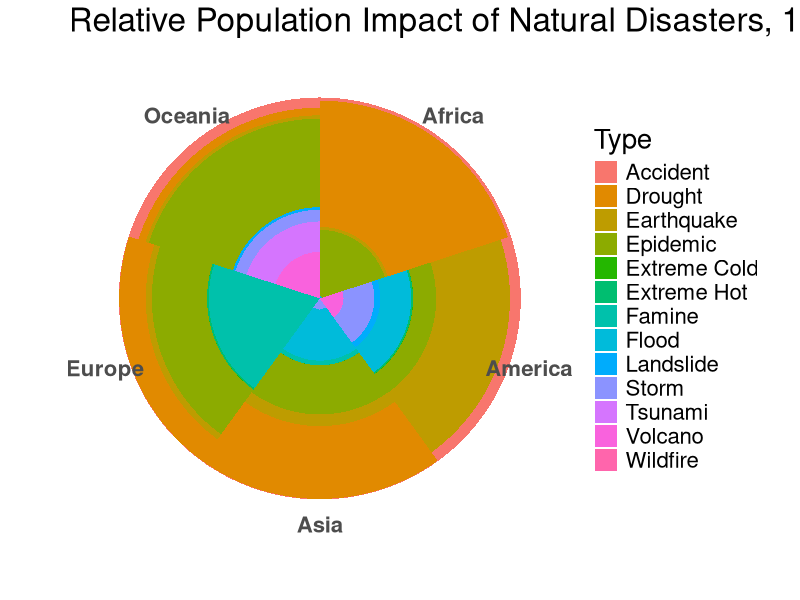

Generate this figure with R:
# Load some of the libs we'll be using for processing and visualization
library(dplyr)
library(ggplot2)

# Load in the provided disaster dataset
# (http://vis.berkeley.edu/courses/cs294-10-fa14/wiki/images/8/8d/Disasters_killed_over_100.csv.zip)
disasters <- read.csv('disasters_killed_over100.csv',stringsAsFactors=FALSE)

# Load in an auxillary dataset which matches countries to continents
# Taken from the same EM-DAT database as the original set
continent_country <- read.csv('continent_country.csv',stringsAsFactors=FALSE)

# Perform a left-join to insert the continents into the disaster data
disasters <- left_join(disasters,continent_country,by='Country')

# Some data cleaning
disasters <- within(disasters,{

    # As some others have pointed out, this really means Famine
    Type[Type=='Complex Disasters'] <- 'Famine'

    # Earthquakes cause tsunamis, but deathtoll is due to different causes
    Type[Sub_Type == 'Earthquake (ground shaking)'] <- 'Earthquake'
    Type[Sub_Type == 'Tsunami'] <- 'Tsunami'

    # Extreme temperatures have two extremes
    Type[Sub_Type == 'Cold wave'] <- 'Extreme Cold'
    Type[Sub_Type == 'Extreme winter conditions'] <- 'Extreme Cold'
    Type[Sub_Type == 'Heat wave'] <- 'Extreme Hot'

    # Really stupid name for a disaster; most are landslides
    Type[grep("mass movement",Type,ignore.case = TRUE)] <- 'Landslide'

    # Group all accidents
    Type[grep("accident",Type,ignore.case = TRUE)] <- 'Accident'
})

# We want to do some summarizing
disaster_impact <- disasters %>%
    group_by(Continent,Type) %>%
    summarize(deathToll = sum(Killed,na.rm=TRUE))

# Convert the continents and disasters to factors
disaster_impact$Continent <- factor(disaster_impact$Continent)
disaster_impact$Type <- factor(disaster_impact$Type)

# Plot this whole mess
png(filename="disaster_impact_by_continent.png",
    width=960,height=960,bg="transparent")

ggplot(disaster_impact, aes(x=Continent,y=deathToll,fill=Type)) +
    geom_bar(width=1,stat='identity',position='fill')+
    coord_polar()+
    ggtitle("Relative Population Impact of Natural Disasters, 1900-2008")+
    xlab("") + ylab("") +
    theme(
        text = element_text(size=20),
        plot.background = element_blank(),
        panel.background = element_blank(),
        panel.grid = element_blank(),
        panel.border = element_blank(),
        legend.background = element_blank(),
        axis.ticks.y = element_blank(),
        axis.text.y = element_blank(),
        axis.text.x = element_text(face='bold'))

dev.off()
